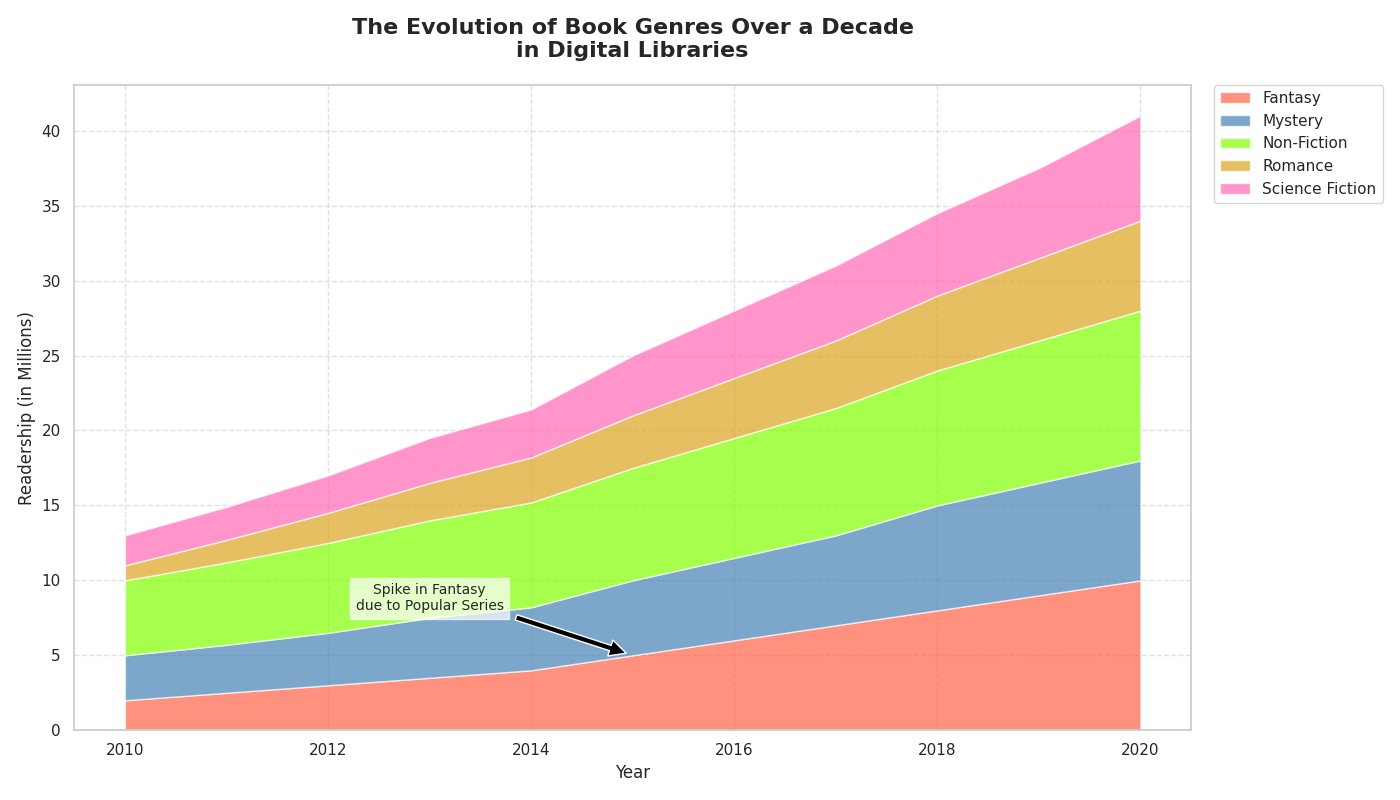

Here is the Python script that generated this plot:
import matplotlib.pyplot as plt
import numpy as np

years = np.arange(2010, 2021)

# Fictional readership data in millions for each genre
fantasy_readership = [2, 2.5, 3, 3.5, 4, 5, 6, 7, 8, 9, 10]
mystery_readership = [3, 3.2, 3.5, 4, 4.2, 5, 5.5, 6, 7, 7.5, 8]
non_fiction_readership = [5, 5.5, 6, 6.5, 7, 7.5, 8, 8.5, 9, 9.5, 10]
romance_readership = [1, 1.5, 2, 2.5, 3, 3.5, 4, 4.5, 5, 5.5, 6]
sci_fi_readership = [2, 2.2, 2.5, 3, 3.2, 4, 4.5, 5, 5.5, 6, 7]

readership_data = np.vstack([fantasy_readership, mystery_readership, non_fiction_readership, romance_readership, sci_fi_readership])

genres = ['Fantasy', 'Mystery', 'Non-Fiction', 'Romance', 'Science Fiction']

fig, ax = plt.subplots(figsize=(14, 8))

# New colors applied here
ax.stackplot(years, readership_data, labels=genres, colors=['#ff6347', '#4682b4', '#7fff00', '#daa520', '#ff69b4'], alpha=0.7)

ax.set_title('The Evolution of Book Genres Over a Decade\nin Digital Libraries', fontsize=16, fontweight='bold', pad=20)
ax.set_xlabel('Year', fontsize=12)
ax.set_ylabel('Readership (in Millions)', fontsize=12)

ax.grid(linestyle='--', alpha=0.6)

ax.legend(loc='upper left', frameon=True, bbox_to_anchor=(1.02, 1), borderaxespad=0.)

ax.annotate('Spike in Fantasy\ndue to Popular Series', xy=(2015, 5), xytext=(2013, 8),
            arrowprops=dict(facecolor='black', shrink=0.05), fontsize=10, ha='center', bbox=dict(facecolor='white', alpha=0.7))

plt.tight_layout()

plt.show()
